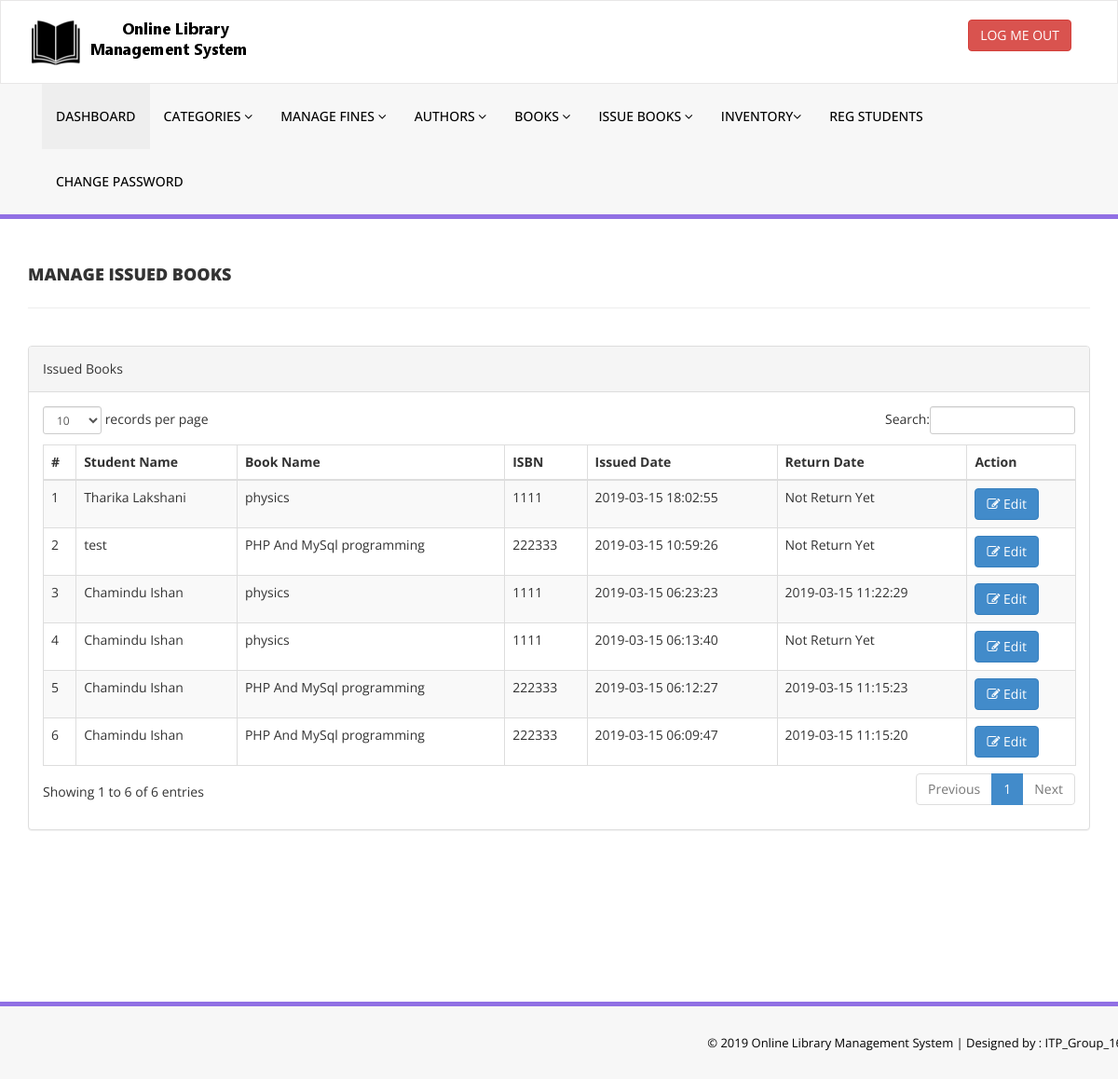
/library/admin/manage-issued-books.php (signed in), run on the app's committed database.
### tables this page shows
CREATE TABLE `tblissuedbookdetails` (
  `id` int(11) NOT NULL,
  `BookId` int(11) DEFAULT NULL,
  `StudentID` varchar(150) DEFAULT NULL,
  `IssuesDate` timestamp NULL DEFAULT CURRENT_TIMESTAMP,
  `ReturnDate` timestamp NULL DEFAULT NULL ON UPDATE CURRENT_TIMESTAMP,
  `RetrunStatus` int(1) DEFAULT NULL,
  `fine` int(11) DEFAULT NULL
);

CREATE TABLE `tblstudents` (
  `id` int(11) NOT NULL,
  `StudentId` varchar(100) DEFAULT NULL,
  `FullName` varchar(120) DEFAULT NULL,
  `EmailId` varchar(120) DEFAULT NULL,
  `MobileNumber` char(11) DEFAULT NULL,
  `Password` varchar(120) DEFAULT NULL,
  `Status` int(1) DEFAULT NULL,
  `RegDate` timestamp NULL DEFAULT CURRENT_TIMESTAMP,
  `UpdationDate` timestamp NULL DEFAULT NULL ON UPDATE CURRENT_TIMESTAMP
);

CREATE TABLE `tblbooks` (
  `id` int(11) NOT NULL,
  `BookName` varchar(255) DEFAULT NULL,
  `CatId` int(11) DEFAULT NULL,
  `AuthorId` int(11) DEFAULT NULL,
  `ISBNNumber` int(11) DEFAULT NULL,
  `BookPrice` int(11) DEFAULT NULL,
  `RegDate` timestamp NULL DEFAULT CURRENT_TIMESTAMP,
  `UpdationDate` timestamp NULL DEFAULT NULL ON UPDATE CURRENT_TIMESTAMP
);

### library/admin/manage-issued-books.php (the view, shortened to what this page needs)
<?php
include('includes/config.php');
if(strlen($_SESSION['alogin'])==0)
    {
header('location:index.php');
}
else{
    ?>
<!DOCTYPE html>
<html xmlns="http://www.w3.org/1999/xhtml">
<head>
    <link href="assets/css/bootstrap.css" rel="stylesheet" />
    <link href="assets/css/font-awesome.css" rel="stylesheet" />
    <link href="assets/js/dataTables/dataTables.bootstrap.css" rel="stylesheet" />
    <link href="assets/css/style.css" rel="stylesheet" />
</head>
<body>
<?php include('includes/header.php');?>
    <div class="content-wrapper">
         <div class="container">
        <div class="row pad-botm">
            <div class="col-md-12">
                <h4 class="header-line">Manage Issued Books</h4>
    </div>
     <div class="row">
</div>
        </div>
            <div class="row">
                <div class="col-md-12">
                    <div class="panel panel-default">
                        <div class="panel-heading">
                          Issued Books
                        </div>
                        <div class="panel-body">
                            <div class="table-responsive">
                                <table class="table table-striped table-bordered table-hover" id="dataTables-example">
                                    <thead>
                                        <tr>
                                            <th>#</th>
                                            <th>Student Name</th>
                                            <th>Book Name</th>
                                            <th>ISBN </th>
                                            <th>Issued Date</th>
                                            <th>Return Date</th>
                                            <th>Action</th>
                                        </tr>
                                    </thead>
                                    <tbody>
<?php $sql = "SELECT tblstudents.FullName,tblbooks.BookName,tblbooks.ISBNNumber,tblissuedbookdetails.IssuesDate,tblissuedbookdetails.ReturnDate,tblissuedbookdetails.id as rid from  tblissuedbookdetails join tblstudents on tblstudents.StudentId=tblissuedbookdetails.StudentId join tblbooks on tblbooks.id=tblissuedbookdetails.BookId order by tblissuedbookdetails.id desc";
$query = $dbh -> prepare($sql);
$query->execute();
$results=$query->fetchAll(PDO::FETCH_OBJ);
$cnt=1;
if($query->rowCount() > 0)
{
foreach($results as $result)
{               ?>
                                        <tr class="odd gradeX">
                                            <td class="center"><?php echo htmlentities($cnt);?></td>
                                            <td class="center"><?php echo htmlentities($result->FullName);?></td>
                                            <td class="center"><?php echo htmlentities($result->BookName);?></td>
                                            <td class="center"><?php echo htmlentities($result->ISBNNumber);?></td>
                                            <td class="center"><?php echo htmlentities($result->IssuesDate);?></td>
                                            <td class="center"><?php if($result->ReturnDate=="")
                                            {
                                                echo htmlentities("Not Return Yet");
                                            } else {
                                            echo htmlentities($result->ReturnDate);
}
                                            ?></td>
                                            <td class="center">
                                            <a href="update-issue-bookdeails.php?rid=<?php echo htmlentities($result->rid);?>"><button class="btn btn-primary"><i class="fa fa-edit "></i> Edit</button>
                                            </td>
                                        </tr>
 <?php $cnt=$cnt+1;}} ?>
                                    </tbody>
                                </table>
                            </div>
                        </div>
                    </div>
                </div>
            </div>
    </div>
    </div>
  <?php include('includes/footer.php');?>
</body>
</html>
<?php } ?>

### library/admin/assets/css/style.css (style rules this page uses)
.content-wrapper { margin-top: 40px; min-height:800px; padding-bottom:90px; }
.header-line { font-weight:900; padding-bottom:25px; border-bottom:1px solid #eeeeee; text-transform:uppercase; }
.pad-botm { padding-bottom:30px; }

### data on the page
tblissuedbookdetails: tblstudents.FullName "Tharika Lakshani", BookId.BookName "physics", BookId.ISBNNumber "1111", IssuesDate "2019-03-15 18:02:55"
tblissuedbookdetails: tblstudents.FullName "test", BookId.BookName "PHP And MySql programming", BookId.ISBNNumber "222333", IssuesDate "2019-03-15 10:59:26"
tblissuedbookdetails: tblstudents.FullName "Chamindu Ishan", BookId.BookName "physics", BookId.ISBNNumber "1111", IssuesDate "2019-03-15 06:23:23", ReturnDate "2019-03-15 11:22:29"
tblissuedbookdetails: tblstudents.FullName "Chamindu Ishan", BookId.BookName "physics", BookId.ISBNNumber "1111", IssuesDate "2019-03-15 06:13:40"
tblissuedbookdetails: tblstudents.FullName "Chamindu Ishan", BookId.BookName "PHP And MySql programming", BookId.ISBNNumber "222333", IssuesDate "2019-03-15 06:12:27", ReturnDate "2019-03-15 11:15:23"
tblissuedbookdetails: tblstudents.FullName "Chamindu Ishan", BookId.BookName "PHP And MySql programming", BookId.ISBNNumber "222333", IssuesDate "2019-03-15 06:09:47", ReturnDate "2019-03-15 11:15:20"
